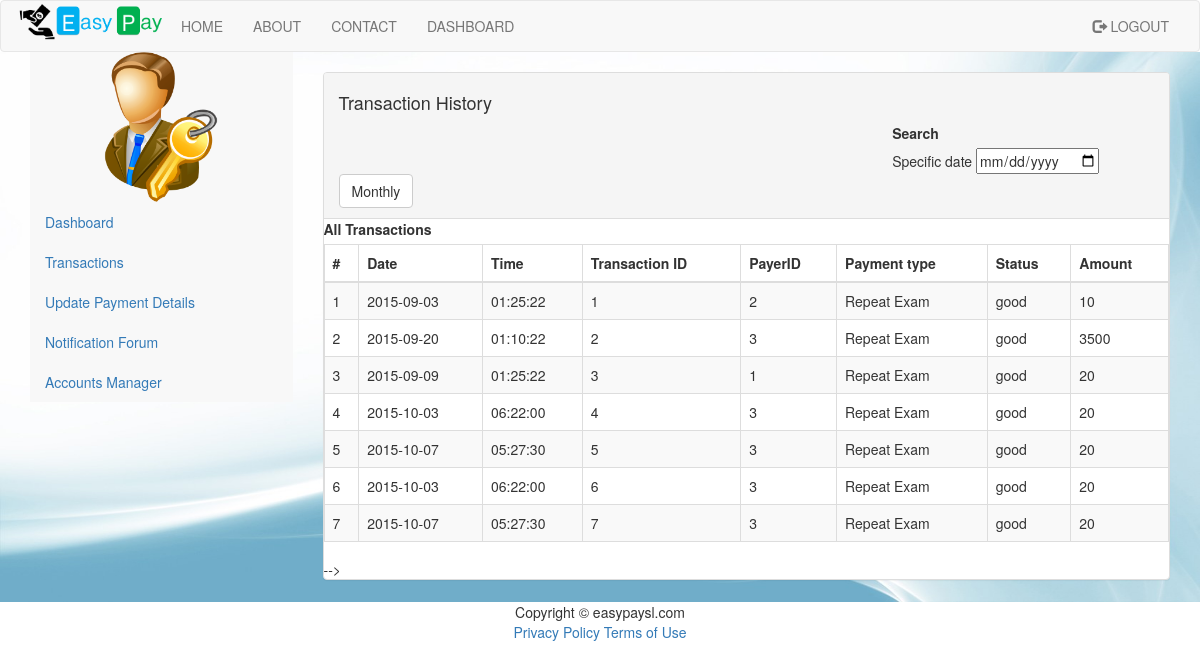
/admin_transaction_all.php (signed in), run on the app's committed database.
### tables this page shows
CREATE TABLE IF NOT EXISTS `transaction` (
  `transactionID` int(10) NOT NULL,
  `payeeID` int(5) NOT NULL,
  `payerID` int(5) NOT NULL,
  `date` date NOT NULL,
  `time` time NOT NULL,
  `paymentType` varchar(20) NOT NULL,
  `statusCode` int(2) NOT NULL,
  `walletRefID` int(20) NOT NULL,
  `statusDescription` varchar(200) NOT NULL,
  `amount` double NOT NULL
);

### classes/Config.php (called while the page is built)
<?php
class Config{
    public static function get($path = null){
        if($path){
            $config = $GLOBALS['config'];
            $path = explode('/', $path);
            foreach($path as $bit){
                 if(isset($config[$bit])){
                     $config = $config[$bit];
                 }
            }
            return $config;
        }
        return false;
    }
}
?>

### classes/DB.php (called while the page is built, shortened)
<?php
class DB{
    private static $_instance = null;
    private $_pdo_easypay,
        $_pdo_academic,
        $_query,
        $_error = false,
        $_results,
        $_count = 0;
    private function __construct() {
        try {
            $this->_pdo_easypay = new PDO('mysql:host=' . Config::get('mysql/host') . ';dbname=' . Config::get('mysql/db'), Config::get('mysql/username'), Config::get('mysql/password'));
        } catch (PDOException $e) {
            die($e->getMessage());
        }
    }
    public static function getInstance() {
        if (!isset(self::$_instance)) {
            self::$_instance = new DB();
        }
        return self::$_instance;
    }
    public function query($sql, $parms = array()){
        $this->_error = false;
        if ($this->_query = $this->_pdo_easypay->prepare($sql)) {
            $x = 1;
            if (count($parms)) {
                foreach ($parms as $param) {
                    $this->_query->bindValue($x, $param);
                    $x++;
                }
            }
            if ($this->_query->execute()) {
                $this->_results = $this->_query->fetchAll(PDO::FETCH_OBJ);
                $this->_count = $this->_query->rowCount();
            } else {
                $this->_error = true;
            }
        }
        return $this;
    }
    public function action($action, $table, $where = array()) {
        if (count($where) === 3) {
            $operators = array('=', '>', '<', '>=', '<=', 'LIKE', 'NOT LIKE');
            $field      = $where[0];
            $operator   = $where[1];
            $value      = $where[2];
            if (in_array($operator, $operators)) {
                $sql = "{$action} FROM {$table} WHERE {$field} {$operator} ? ";
                if (!$this->query($sql, array($value))->error()) {
                    return $this;
                }
            }
        }
        return false;
    }
    public function get($table, $where)
    {
        return $this->action('SELECT * ', $table, $where);
    }
    public function results(){
        return $this->_results;
    }
    public function error(){
        return $this->_error;
    }
    public  function count(){
        return $this->_count;
    }
}
?>

### admin_transaction_all.php (the view, shortened to what this page needs)
<!DOCTYPE html>
<html lang="en">
<head>
    <?php include 'headerScript.php'?>
</head>
<body>
<div id="wrapper">
    <?php
    include "header.php";
    ?>
</div>
<div class="backgroundImg container-fluid">
<?php
include "adminSidebar.php";
?>
<div id="page-wrapper" class="container col-lg-9" >
    <div id="page-inner">
        <br>
        <div class="">
            <div class="panel panel-default">
                <div class="panel-heading">
                    <h4>Transaction History</h4>
                    <div class="col-lg-12">
                        <div class="col-lg-4" style="float: right">
                            <label>Search</label><br>
                            <lable>Specific date</lable>
                            <input type="date" name="search" onkeyup="autoSuggest('byDate','admin_searchTransaction.php')">
                        </div>
                    </div>
                    <div class="">
                        <a data-toggle="modal" data-target="#mtform"><button class="btn btn-default">Monthly</button></a>
                    </div>
                </div>
                <div class="pre-scrollable">
                <div class="table-responsive">
                    <table class="table table-striped table-bordered table-hover">
                        <?php
                        echo"<label>All Transactions</label><br>";
                        $Alltransactions = DB::getInstance()->get('transaction',array(1,'=',1));
                        if(!$Alltransactions->count()){
                            echo 'No transactions';
                        }else{
                        ?>
                        <thead>
                        <tr>
                            <th>#</th>
                            <th>Date</th>
                            <th>Time</th>
                            <th>Transaction ID</th>
                            <th>PayerID</th>
                            <th>Payment type</th>
                            <th>Status</th>
                            <th>Amount</th>
                        </tr>
                        </thead>
                        <tbody>
                        <?php
                        $counter = 0;
                        foreach($Alltransactions->results() as $t){
                            $counter+=1;
                            echo"<tr>";
                            echo "<td>".$counter."</td>";
                            echo "<td>".$t->date."</td>";
                            echo "<td>".$t->time."</td>";
                            echo "<td>".$t->transactionID."</td>";
                            echo "<td>".$t->payerID."</td>";
                            echo "<td>".$t->paymentType."</td>";
                            echo "<td>".$t->statusDescription."</td>";
                            echo "<td>".$t->amount."</td>";
                            echo "</tr>";
                        }
                        }
                        ?>
                        </tbody>
                    </table>
                </div>
            </div>
-->
        </div>
    </div>
</div>
</div>
    </div>
<?php
include "footer.php";
?>
</body>
</html>

### css/customCss.css (style rules this page uses)
.backgroundImg { background-image: url("../images/background-hd.jpg"); background-repeat: round; min-width: 100%; min-height: 550px; margin: 0px; }

### data on the page
transaction: date "2015-09-03", time "01:25:22", transactionID "1", payerID "2", paymentType "Repeat Exam", statusDescription "good", amount "10"
transaction: date "2015-09-20", time "01:10:22", transactionID "2", payerID "3", paymentType "Repeat Exam", statusDescription "good", amount "3500"
transaction: date "2015-09-09", time "01:25:22", transactionID "3", payerID "1", paymentType "Repeat Exam", statusDescription "good", amount "20"
transaction: date "2015-10-03", time "06:22:00", transactionID "4", payerID "3", paymentType "Repeat Exam", statusDescription "good", amount "20"
transaction: date "2015-10-07", time "05:27:30", transactionID "5", payerID "3", paymentType "Repeat Exam", statusDescription "good", amount "20"
transaction: date "2015-10-03", time "06:22:00", transactionID "6", payerID "3", paymentType "Repeat Exam", statusDescription "good", amount "20"
transaction: date "2015-10-07", time "05:27:30", transactionID "7", payerID "3", paymentType "Repeat Exam", statusDescription "good", amount "20"
